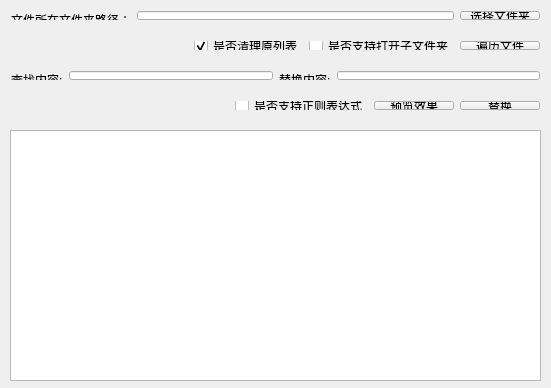
<?xml version="1.0" encoding="UTF-8"?>
<ui version="4.0">
 <class>Widget</class>
 <widget class="QWidget" name="Widget">
  <property name="geometry">
   <rect>
    <x>0</x>
    <y>0</y>
    <width>551</width>
    <height>388</height>
   </rect>
  </property>
  <property name="windowTitle">
   <string>文件名批量替换</string>
  </property>
  <widget class="QWidget" name="horizontalLayoutWidget">
   <property name="geometry">
    <rect>
     <x>0</x>
     <y>0</y>
     <width>551</width>
     <height>31</height>
    </rect>
   </property>
   <layout class="QHBoxLayout" name="horizontalLayout">
    <item>
     <widget class="QLabel" name="label">
      <property name="text">
       <string>&lt;!DOCTYPE HTML PUBLIC &quot;-//W3C//DTD HTML 4.0//EN&quot; &quot;http://www.w3.org/TR/REC-html40/strict.dtd&quot;&gt;
&lt;html&gt;&lt;head&gt;&lt;meta name=&quot;qrichtext&quot; content=&quot;1&quot; /&gt;&lt;style type=&quot;text/css&quot;&gt;
p, li { white-space: pre-wrap; }
&lt;/style&gt;&lt;/head&gt;&lt;body style=&quot; font-family:'SimSun'; font-size:9pt; font-weight:400; font-style:normal;&quot;&gt;
&lt;p style=&quot; margin-top:12px; margin-bottom:12px; margin-left:0px; margin-right:0px; -qt-block-indent:0; text-indent:0px;&quot;&gt;文件所在文件夹路径：&lt;/p&gt;&lt;/body&gt;&lt;/html&gt;</string>
      </property>
     </widget>
    </item>
    <item>
     <widget class="QLineEdit" name="DirPathLineEdit"/>
    </item>
    <item>
     <widget class="QPushButton" name="ChooseDirPushButton">
      <property name="text">
       <string>选择文件夹</string>
      </property>
     </widget>
    </item>
   </layout>
  </widget>
  <widget class="QWidget" name="horizontalLayoutWidget_2">
   <property name="geometry">
    <rect>
     <x>0</x>
     <y>30</y>
     <width>551</width>
     <height>31</height>
    </rect>
   </property>
   <layout class="QHBoxLayout" name="horizontalLayout_2">
    <item>
     <spacer name="horizontalSpacer_2">
      <property name="orientation">
       <enum>Qt::Horizontal</enum>
      </property>
      <property name="sizeHint" stdset="0">
       <size>
        <width>108</width>
        <height>20</height>
       </size>
      </property>
     </spacer>
    </item>
    <item>
     <widget class="QCheckBox" name="isClearPrimaryListCheckBox">
      <property name="text">
       <string>是否清理原列表</string>
      </property>
      <property name="checked">
       <bool>true</bool>
      </property>
     </widget>
    </item>
    <item>
     <widget class="QCheckBox" name="isOpenSubDirCheckBox">
      <property name="text">
       <string>是否支持打开子文件夹</string>
      </property>
     </widget>
    </item>
    <item>
     <widget class="QPushButton" name="goThroughDirPushButton">
      <property name="text">
       <string>遍历文件</string>
      </property>
     </widget>
    </item>
   </layout>
  </widget>
  <widget class="QWidget" name="horizontalLayoutWidget_3">
   <property name="geometry">
    <rect>
     <x>0</x>
     <y>90</y>
     <width>551</width>
     <height>31</height>
    </rect>
   </property>
   <layout class="QHBoxLayout" name="horizontalLayout_4">
    <item>
     <spacer name="horizontalSpacer_3">
      <property name="orientation">
       <enum>Qt::Horizontal</enum>
      </property>
      <property name="sizeHint" stdset="0">
       <size>
        <width>38</width>
        <height>26</height>
       </size>
      </property>
     </spacer>
    </item>
    <item>
     <widget class="QCheckBox" name="isSuportedRegexCheckBox">
      <property name="text">
       <string>是否支持正则表达式</string>
      </property>
     </widget>
    </item>
    <item>
     <widget class="QPushButton" name="PreviewButton">
      <property name="text">
       <string>预览效果</string>
      </property>
     </widget>
    </item>
    <item>
     <widget class="QPushButton" name="ExecuteButton">
      <property name="text">
       <string>替换</string>
      </property>
     </widget>
    </item>
   </layout>
  </widget>
  <widget class="QWidget" name="horizontalLayoutWidget_4">
   <property name="geometry">
    <rect>
     <x>0</x>
     <y>60</y>
     <width>551</width>
     <height>31</height>
    </rect>
   </property>
   <layout class="QHBoxLayout" name="horizontalLayout_6">
    <item>
     <widget class="QLabel" name="label_2">
      <property name="text">
       <string>&lt;!DOCTYPE HTML PUBLIC &quot;-//W3C//DTD HTML 4.0//EN&quot; &quot;http://www.w3.org/TR/REC-html40/strict.dtd&quot;&gt;
&lt;html&gt;&lt;head&gt;&lt;meta name=&quot;qrichtext&quot; content=&quot;1&quot; /&gt;&lt;style type=&quot;text/css&quot;&gt;
p, li { white-space: pre-wrap; }
&lt;/style&gt;&lt;/head&gt;&lt;body style=&quot; font-family:'SimSun'; font-size:9pt; font-weight:400; font-style:normal;&quot;&gt;
&lt;p style=&quot; margin-top:12px; margin-bottom:12px; margin-left:0px; margin-right:0px; -qt-block-indent:0; text-indent:0px;&quot;&gt;查找内容:&lt;/p&gt;&lt;/body&gt;&lt;/html&gt;</string>
      </property>
     </widget>
    </item>
    <item>
     <widget class="QLineEdit" name="SearchKeyWordsLineEdit"/>
    </item>
    <item>
     <widget class="QLabel" name="label_3">
      <property name="text">
       <string>&lt;!DOCTYPE HTML PUBLIC &quot;-//W3C//DTD HTML 4.0//EN&quot; &quot;http://www.w3.org/TR/REC-html40/strict.dtd&quot;&gt;
&lt;html&gt;&lt;head&gt;&lt;meta name=&quot;qrichtext&quot; content=&quot;1&quot; /&gt;&lt;style type=&quot;text/css&quot;&gt;
p, li { white-space: pre-wrap; }
&lt;/style&gt;&lt;/head&gt;&lt;body style=&quot; font-family:'SimSun'; font-size:9pt; font-weight:400; font-style:normal;&quot;&gt;
&lt;p style=&quot; margin-top:12px; margin-bottom:12px; margin-left:0px; margin-right:0px; -qt-block-indent:0; text-indent:0px;&quot;&gt;替换内容:&lt;/p&gt;&lt;/body&gt;&lt;/html&gt;</string>
      </property>
     </widget>
    </item>
    <item>
     <widget class="QLineEdit" name="ReplaceKeyWordsLineEdit"/>
    </item>
   </layout>
  </widget>
  <widget class="QTableView" name="FileNameListTableView">
   <property name="geometry">
    <rect>
     <x>10</x>
     <y>130</y>
     <width>531</width>
     <height>251</height>
    </rect>
   </property>
  </widget>
 </widget>
 <layoutdefault spacing="6" margin="11"/>
 <resources/>
 <connections/>
</ui>
